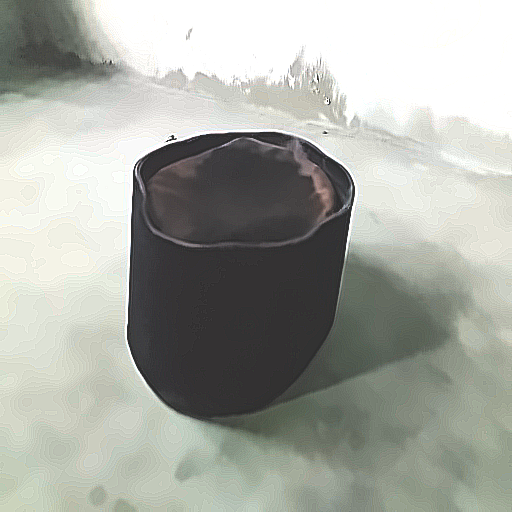
#> input picture Peci/Brightening_0.png, 512 x 512 px; its folder holds only this picture in this run
$ python bgt.py
#> lines starting #> are read from the running program, lines starting #| are printed output that depends on the picture
import cv2 #bertujuan untuk memanggil modul library cv2 yaitu OpenCV
import glob #bertujuan untuk memanggil modul glob sehingga nantinya dapat mengubah semua citra dalam 1 folder
import numpy as np #bertujuan menambahkan dukungan untuk array dan matriks multidimensi

def brightening(imageFile, indexKey): #fungsi yang menampung proses pengolahan brightening
#> called with imageFile = 'Brightening_0.png', indexKey = 0
    img = cv2.imread(imageFile) #cv2.imread berguna untuk memanggil citra yang akan diolah
#> img is the input picture: shape (512, 512, 3); mean B, G, R 163.2, 170.4, 167.7
    dst = cv2.fastNlMeansDenoisingColored(img,None,10,10,7,21) #digunakan untuk melakukan denoising (menghilangkan noise) terhadap citra
    filter = np.array([[-1, -1, -1], [-1, 9, -1], [-1, -1, -1]]) #sebagai paramaeter simg
    simg=cv2.filter2D(dst,-1,filter) #untuk lebih memperjelas objek menggunakan metode shappening

    contrast = 1.0 #kontras
    brightness = 45 #pencerahan
    imgbaru = np.zeros(simg.shape, simg.dtype)

    #memanipulasi RGB
    for y in range(simg.shape[0]):
        for x in range(simg.shape[1]):
            for c in range(simg.shape[2]):
                imgbaru[y,x,c] = np.clip(contrast*simg[y,x,c] + brightness, 0, 255)
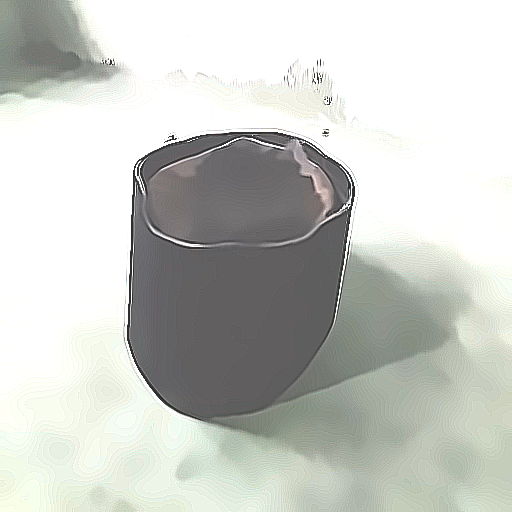
#> imgbaru: shape (512, 512, 3); mean B, G, R 197.6, 202.8, 200.5

    cv2.imwrite('Brightening_{}.png'.format(indexKey), imgbaru) #cv2.imwrite berguna untuk menulis hasil citra kedalam suatu file yang dituju
    print('Brightening_{}.png'.format(indexKey))

#iglob bertujuan untuk membaca semua file yang berformat .jpg
#x = index
#imageFile adalah file dataset
#enumerate ngelooping file yang berformat jpg (list)
#[(0, "Satu.jpg"), (1, "Dua.jpg)]
for (x, imageFile) in enumerate(glob.iglob('*.png')):
 brightening(imageFile, x)
